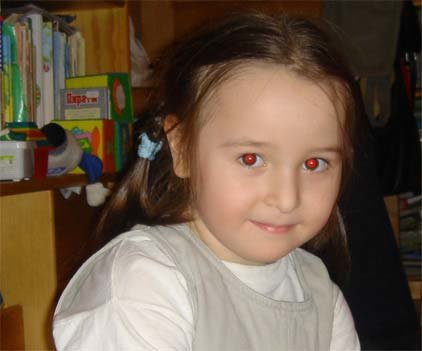
#> input picture figures/01.png, 422 x 351 px; its folder holds only this picture in this run
$ python main.py
#> lines starting #> are read from the running program, lines starting #| are printed output that depends on the picture
#> in main, img is the input picture: shape (351, 422, 3); mean B, G, R 72.2, 90.1, 108.5
import cv2
import numpy as np
import os

def detect_faces(img, cascade):
    # converte pra gray scale, pra trabalhar melhor com o cascade
    gray_frame = cv2.cvtColor(img, cv2.COLOR_BGR2GRAY)
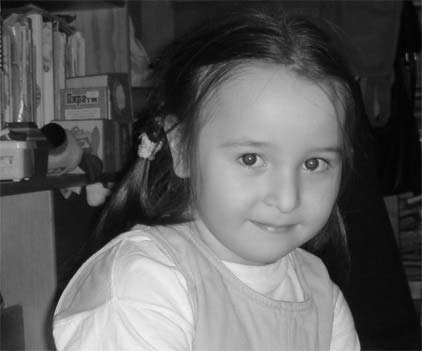
#> gray_frame: shape (351, 422); min 0, max 245, mean 93.6
    # cascade é um objeto pre treinado de um ml
    coords = cascade.detectMultiScale(gray_frame, 1.1, 5)
#> coords = [[193, 91, 175, 175]]
    # retornando as coordenadas das faces encontradas a partir do modelo do ml
    frame = []
    for (x, y, w, h) in coords:
        frame.append(img[y:y + h, x:x + w])
#> this loop made 1 pass
#> after the loop, frame = 1 item
    return frame

def detect_eyes(img, cascade):
    # converte pra gray scale, pra trabalhar melhor com o cascade
    gray_frame = cv2.cvtColor(img, cv2.COLOR_BGR2GRAY)
    # cascade é um objeto pre treinado de um ml
    eyes = cascade.detectMultiScale(gray_frame, 1.3, 5)
    # numero de colunas da imagem
    width = np.size(img, 1)
    # numero de linhas da imagem
    height = np.size(img, 0)
    #inicializa olho esquerdo e direito
    left_eye = None
    right_eye = None

    # x e y são as coordenadas do top-left do olho sendo analisado (que é um crop da imagem)
    for (x, y, w, h) in eyes:
        # eliminando casos onde uma falsa detecção do olho acontece
        if y > height / 2:
            pass
        # pega a coordenada central do olho
        eyecenter = x + w / 2
        # verifica se é o olho esquerdo ou direito
        if eyecenter < width * 0.5:
            left_eye = (x, y, w, h)
        else:
            right_eye = (x, y, w, h)

    return left_eye, right_eye

def cut_eyebrows(img):
    # pegando altura e largura da imagem (ignorando os channels)
    height, width = img.shape[:2]
    # valor da altura para sobrancelha encontrado depois de testes
    eyebrow_h = int(height / 4)

    img = img[eyebrow_h:height, 0:width]
    return img

def redness_measure(image):
    # Converte a imagem para o formato ponto flutuante para precisão
    image_float = image.astype(np.float32)

    # Separa os canais Vermelho, Azul e Verde
    B, G, R = cv2.split(image_float)

    # Calcula a  medida de vermelhidão a partir da formula do paper
    redness = (R**2)/(G**2 + B **2 + 0.0001)

    # Aplica o filtro: pixels com vermelhidão > 3 são definidos como 255, caso contrário, 0
    redness = np.where(redness > 3, 255, 0).astype(np.uint8)

    return redness

def skin_color_removal(image):
    # O YCbCr é um espaço de cores usado em sistemas de vídeo e fotografia digital
    ycrcb = cv2.cvtColor(image, cv2.COLOR_BGR2YCrCb)

    # definindo nossos limites
    lower_skin = np.array([0, 133, 77])
    upper_skin = np.array([255, 173, 127])

    # definindo a máscara para pele
    skin_mask = cv2.inRange(ycrcb, lower_skin, upper_skin)

    # aplicando a máscara inversa, para remover a pele
    non_skin_mask = cv2.bitwise_not(skin_mask)

    return non_skin_mask

def shape_filtering(labels, stats, face_w, face_h):
    # Definindo os parâmetros
    Kwmin, Khmin = 1/50, 1/50
    Kwmax, Khmax = 1/12, 1/12

    filtered_labels = np.zeros(labels.shape, dtype=np.uint8)

    # Itera sobre os componentes conectados (ignora o rótulo 0, que é o fundo)
    for i in range(1, len(stats)):
        wi = stats[i, cv2.CC_STAT_WIDTH]
        hi = stats[i, cv2.CC_STAT_HEIGHT]
        ai = stats[i, cv2.CC_STAT_AREA]

        # Verifica largura e altura em relação ao rosto
        if not (Kwmin * face_w <= wi <= Kwmax * face_w and
                Khmin * face_h <= hi <= Khmax * face_h):
            continue

        # Verifica razão largura/altura
        if not (0.5 <= wi / hi <= 2):
            continue

        # Verifica a compactação
        if ai < (wi * hi) / 2:
            continue

        # Se passou por todos os filtros, mantém o componente
        filtered_labels[labels == i] = 255

    return filtered_labels

def detect_red_eye(image, face):

    # detectando vermelhidao na imagem
    redness = redness_measure(image)

    # mascara "nao pele"
    non_skin_mask = skin_color_removal(image)

    # aplicando a mascara
    redness[non_skin_mask == 0] = 0

    # preenchendo os espacos utilizando o "closing" operation
    kernel = cv2.getStructuringElement(cv2.MORPH_ELLIPSE, (5, 5))
    closed_redness = cv2.morphologyEx(redness, cv2.MORPH_CLOSE, kernel)
    # rotula os componentes conectados
    _, labels, stats, _ = cv2.connectedComponentsWithStats(closed_redness, connectivity=4)
    filtered_redness = shape_filtering(labels, stats, face.shape[1], face.shape[0])

    return filtered_redness, redness, non_skin_mask, closed_redness

def main():
    # algoritmo de detecções utilizados no código
    haar_cascade = cv2.CascadeClassifier('./haarcascades/haarcascade_frontalface_default.xml')
    eye_cascade = cv2.CascadeClassifier('./haarcascades/haarcascade_eye.xml')

    folder_path = '../figures'
    files = os.listdir(folder_path)
    png_files = [file for file in files if file.lower().endswith('.png')]
    sorted_files = sorted(png_files)
    number_of_eyes_detected = []
    for file_name in sorted_files:
        file_path = os.path.join(folder_path, file_name)
        img = cv2.imread(file_path)
        # img = cv2.imread('../figures/12.png')
        # verificando se imagem foi carregada
        if img is None:
            print("Falha ao carregar imagem.")
            return

        # detectando face
        faces = detect_faces(img, haar_cascade)
#> faces = 1 item
        face_w_redeyes_list = []
        red_eye_highlight_list = []

        # tratando caso nenhuma face tenha sido detectada
        if faces is None:
            print("Nenhuma face detectada")
            return

        # loop principal
        for face in faces:
            # indentificando olhos para cada face indentificada
            eyes = detect_eyes(face, eye_cascade)
            red_eye_highlight = np.zeros_like(face)
            face_w_redeyes = face.copy()
            for eye_coords in eyes:
                if eye_coords is not None:
                    (x, y, w, h) = eye_coords
                    eye_img1 = face[y:y + h, x:x + w]
                    eye_img = cut_eyebrows(eye_img1)
                    number_of_eyes_detected.append(eye_img)
                    y = y + (eye_img1.shape[0] - eye_img.shape[0])
                    output, redness, non_skin_mask, closed_redness = detect_red_eye(eye_img, face)

                    red_eyes = cv2.merge((np.zeros_like(output), np.zeros_like(output), output))

                    non_black_mask = np.any(red_eyes != [0, 0, 0], axis=-1)

                    red_eye_highlight[y:y + eye_img.shape[0], x:x + w] = red_eyes
                    face_w_redeyes[y:y + eye_img.shape[0], x:x + w][non_black_mask] = red_eyes[non_black_mask]

            face_w_redeyes_list.append(face_w_redeyes)
            red_eye_highlight_list.append(red_eye_highlight)
#> this loop made 1 pass
#> eyes on pass 1: ((32, 45, 48, 48), (101, 55, 38, 38))
#> pass 1, in detect_eyes, `gray_frame = cv2.cvtColor(img, cv2.COLOR_BGR2GRAY)`:
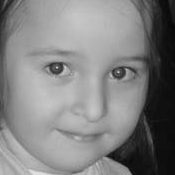
#> gray_frame: shape (175, 175); min 7, max 226, mean 129
#> pass 1, in cut_eyebrows, `img = img[eyebrow_h:height, 0:width]`:
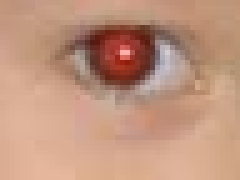
#> img: shape (36, 48, 3) (shown 5 times larger); mean of channels 0, 1, 2 126.2, 149.1, 192.9; drawn as B, G, R
#> after the loop:
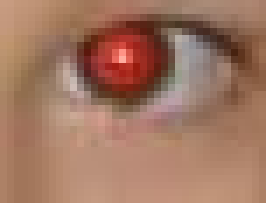
#> eye_img: shape (29, 38, 3) (shown 7 times larger); mean of channels 0, 1, 2 97.1, 117.7, 161.2; drawn as B, G, R
#> after the loop:
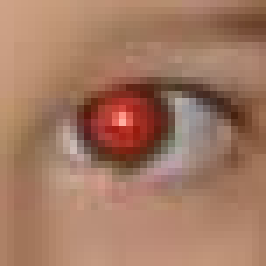
#> eye_img1: shape (38, 38, 3) (shown 7 times larger); mean of channels 0, 1, 2 98.5, 120.6, 163.4; drawn as B, G, R
#> after the loop:
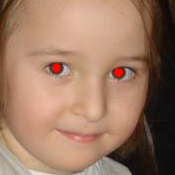
#> face_w_redeyes: shape (175, 175, 3); mean of channels 0, 1, 2 99.5, 120.7, 156.4; drawn as B, G, R
#> after the loop:
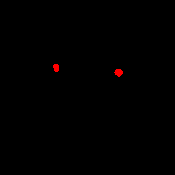
#> red_eye_highlight: shape (175, 175, 3); mean of channels 0, 1, 2 0, 0, 0.7; drawn as B, G, R
#> after the loop, face_w_redeyes_list = 1 item; number_of_eyes_detected = 2 items; red_eye_highlight_list = 1 item
        cv2.destroyAllWindows()
        for i,face in enumerate(faces):
            # mostrando face detectada
            cv2.imshow(f'Original Image {i}', face)

            # mostrando face com olhos vermlhos
            if i < len(face_w_redeyes_list):
                cv2.imshow(f'Image with Red Eyes {i}', face_w_redeyes_list[i])

            # mostrando olhos vermelhos detectados
            if i < len(red_eye_highlight_list):
                cv2.imshow(f'Red Eyes Detected {i}', red_eye_highlight_list[i])

            cv2.waitKey(0)
            cv2.destroyAllWindows()  # Close all windows after each image is displayed
#> this loop made 1 pass
        cv2.destroyAllWindows()

    print(len(number_of_eyes_detected))
#| 2
if __name__ == "__main__":
    main()

$ run again, on figures/06.png
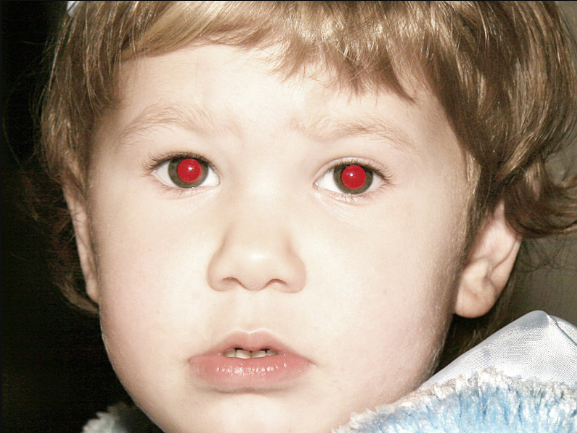
#> input picture figures/06.png, 577 x 433 px
#> in main, img is the input picture: shape (433, 577, 3); mean B, G, R 129.6, 146.6, 164.8
#> coords = [[70, 31, 372, 372]]
#> the loop in detect_faces, `for (x, y, w, h) in coords:` made 1 pass
#> after the loop in detect_faces, `for (x, y, w, h) in coords:`: frame = 1 item
#> the loop in main, `for face in faces:` made 1 pass
#> eyes on pass 1: ((62, 93, 91, 91), (234, 100, 94, 94))
#> after the loop in main, `for face in faces:`:
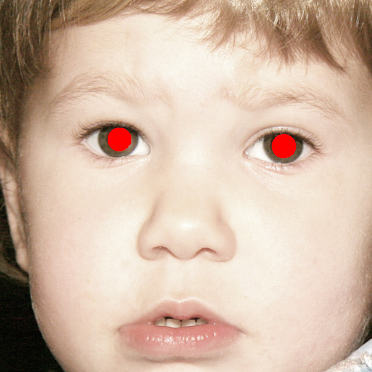
#> face_w_redeyes: shape (372, 372, 3); mean of channels 0, 1, 2 166, 184.2, 208.6; drawn as B, G, R
#> after the loop in main, `for face in faces:`:
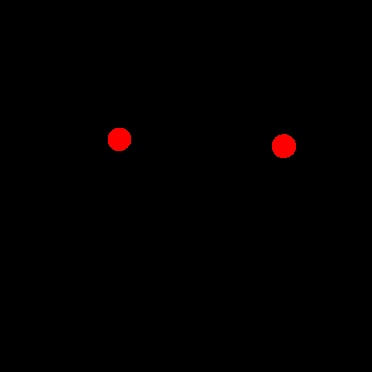
#> red_eye_highlight: shape (372, 372, 3); mean of channels 0, 1, 2 0, 0, 1.6; drawn as B, G, R
#> after the loop in main, `for face in faces:`: number_of_eyes_detected = 2 items; red_eye_highlight_list = 1 item
#> the loop in main, `for i,face in enumerate(faces):` made 1 pass
#| 2

$ run again, on figures/07.png
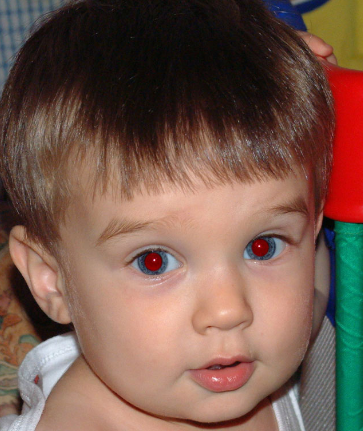
#> input picture figures/07.png, 363 x 431 px
#> in main, img is the input picture: shape (431, 363, 3); mean B, G, R 77.5, 90.1, 118.9
#> coords = [[91, 160, 250, 250]]
#> the loop in detect_faces, `for (x, y, w, h) in coords:` made 1 pass
#> after the loop in detect_faces, `for (x, y, w, h) in coords:`: frame = 1 item
#> the loop in main, `for face in faces:` made 1 pass
#> eyes on pass 1: ((24, 67, 70, 70), (139, 54, 67, 67))
#> after the loop in main, `for face in faces:`:
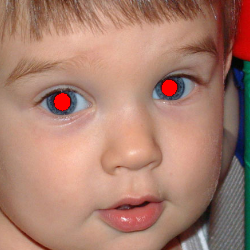
#> face_w_redeyes: shape (250, 250, 3); mean of channels 0, 1, 2 111.3, 127.1, 169.5; drawn as B, G, R
#> after the loop in main, `for face in faces:`:
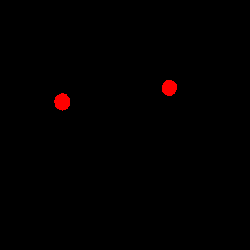
#> red_eye_highlight: shape (250, 250, 3); mean of channels 0, 1, 2 0, 0, 1.7; drawn as B, G, R
#> after the loop in main, `for face in faces:`: number_of_eyes_detected = 2 items; red_eye_highlight_list = 1 item
#> the loop in main, `for i,face in enumerate(faces):` made 1 pass
#| 2

$ run again, on figures/02.png
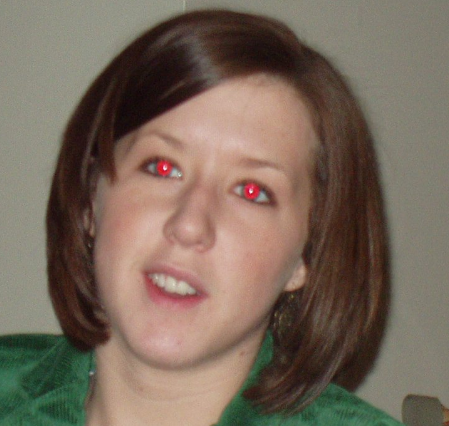
#> input picture figures/02.png, 449 x 426 px
#> in main, img is the input picture: shape (426, 449, 3); mean B, G, R 91.3, 105, 120.9
#> coords = [[72, 82, 270, 270]]
#> the loop in detect_faces, `for (x, y, w, h) in coords:` made 1 pass
#> after the loop in detect_faces, `for (x, y, w, h) in coords:`: frame = 1 item
#> the loop in main, `for face in faces:` made 1 pass
#> eyes on pass 1: ((59, 61, 49, 49), (149, 81, 58, 58))
#> after the loop in main, `for face in faces:`:
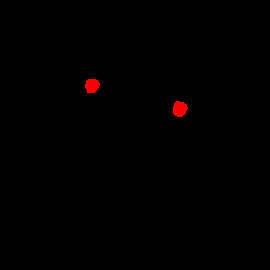
#> red_eye_highlight: shape (270, 270, 3); mean of channels 0, 1, 2 0, 0, 1.2; drawn as B, G, R
#> after the loop in main, `for face in faces:`: number_of_eyes_detected = 2 items; red_eye_highlight_list = 1 item
#> the loop in main, `for i,face in enumerate(faces):` made 1 pass
#| 2
